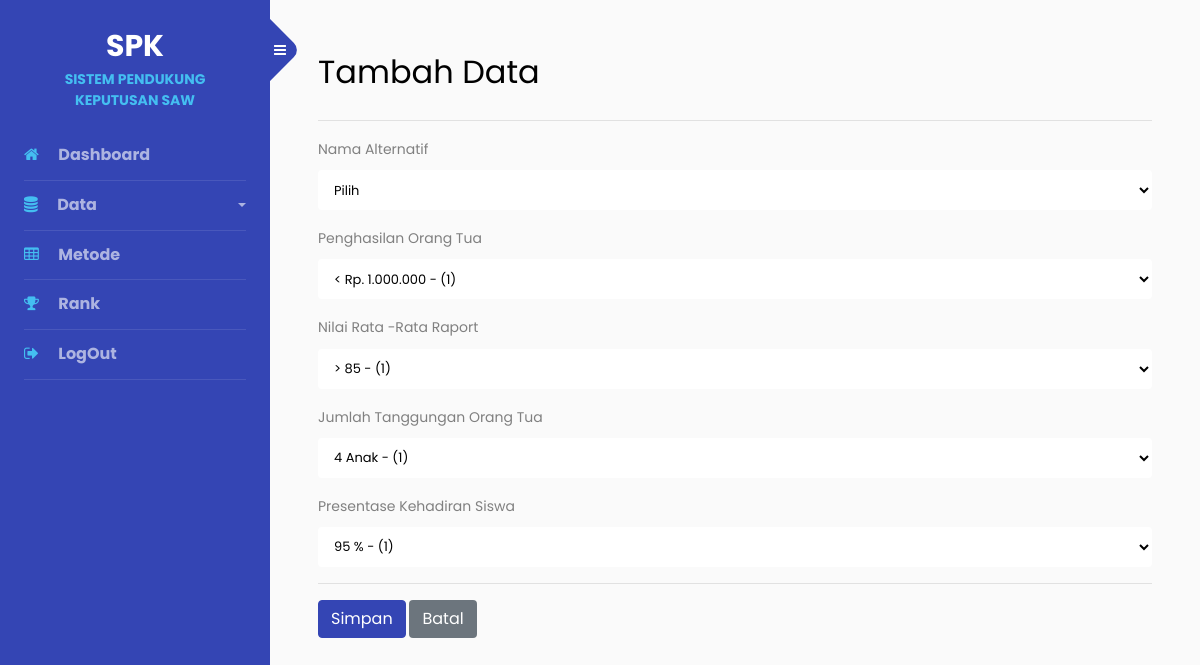
/admin/nilai-simpan.php (signed in), run on the app's committed database.
### tables this page shows
CREATE TABLE `tbl_kriteria` (
  `id_kriteria` int(11) NOT NULL,
  `nama_kriteria` varchar(30) NOT NULL,
  `bobot_kriteria` double NOT NULL,
  `tipe_kriteria` varchar(10) NOT NULL
);

### admin/nilai-simpan.php (the view, shortened to what this page needs)
<?php
include "header.php"; ?>
<h2 class="mb-4">Tambah Data</h2>
<hr>
<form action="nilai-simpan.php?aksi=simpan" method="post">
    <div class="form-group">
        <label>Nama Alternatif</label>
        <select name="id_alternatif" class="form-control">
            <option selected disabled>Pilih</option>
        </select>
    </div>
    <?php
    $dkr = "SELECT * FROM tbl_kriteria ORDER BY id_kriteria";
    $b = $conn->query($dkr);
    while ($k = $b->fetch_assoc()) {
        $idK = $k['id_kriteria'];
        $nmK = $k['nama_kriteria'];
        echo "
        <div>
        <label>$nmK</label>
        <select class='form-control mb-3' name='$idK'>";
        $dskr = "SELECT * FROM tbl_subkriteria WHERE id_kriteria='$idK' ORDER BY nilai_subkriteria
        DESC";
        $c = $conn->query($dskr);
        while ($ds = $c->fetch_assoc()) {
            echo "<option value='$ds[id_subkriteria]'>$ds[nama_subkriteria] - ($ds[nilai_subkriteria])</option>";
        }
        echo "
        </select></div>";
    } ?>
    <hr>
    <input type="submit" value="Simpan" class="btn btn-primary">
    <a href="nilai.php" class="btn badge-secondary">Batal</a>
</form>

### data on the page
tbl_kriteria: nama_kriteria "Penghasilan Orang Tua"
tbl_kriteria: nama_kriteria "Nilai Rata -Rata Raport"
tbl_kriteria: nama_kriteria "Jumlah Tanggungan Orang Tua"
tbl_kriteria: nama_kriteria "Presentase Kehadiran Siswa"

### other printed values
form field value "< Rp. 1.000.000 - (1)"
form field value "> 85 - (1)"
form field value "4 Anak - (1)"
form field value "95 % - (1)"
